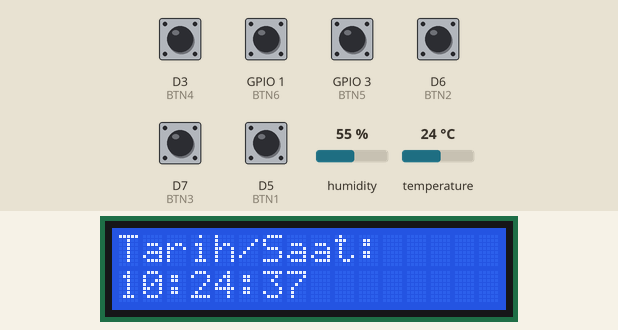
A sketch run on a simulated ESP8266 (NodeMCU). Shown: 16×2 character LCD. Inputs (shaded band) come from the test bench; at power-on: D3 (BTN4), D5 (BTN1), D6 (BTN2), D7 (BTN3), GPIO 1 (BTN6), GPIO 3 (BTN5) HIGH, humidity 55 %, temperature 24 °C. WiFi joins after 1.5 s; servers stay silent unless stated; network time is answered at once with the bench clock; the local clock reads 2024-03-15 10:24:30 at power-on unless the sketch sets it.

Above: at 8.0 s.
8.1 s: D3 (BTN4) pulled LOW for 0.15 s
At 9.1 s:
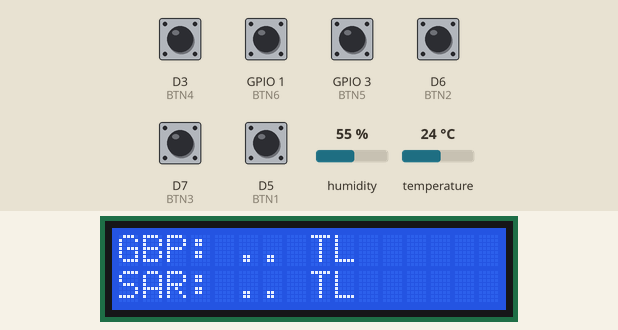
9.7 s: GPIO 1 (BTN6) pulled LOW for 0.15 s
At 10.3 s:
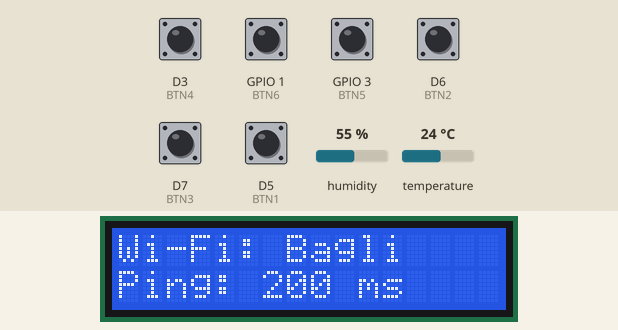
11.4 s: GPIO 3 (BTN5) pulled LOW for 0.15 s
At 12.6 s:
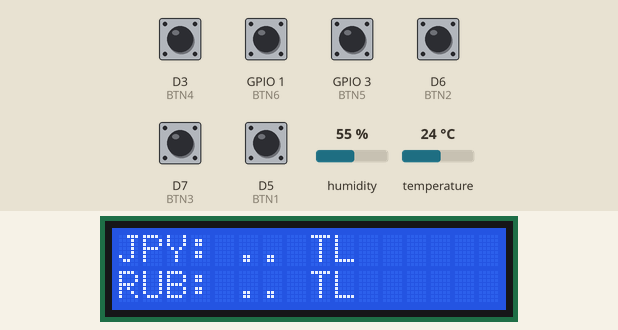
13.0 s: D6 (BTN2) pulled LOW for 0.15 s
At 14.2 s:
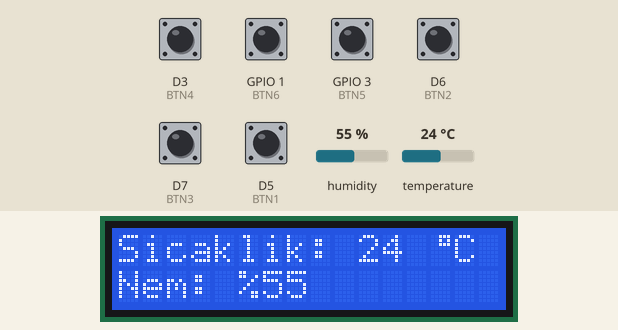
14.6 s: D7 (BTN3) pulled LOW for 0.15 s
At 15.8 s:
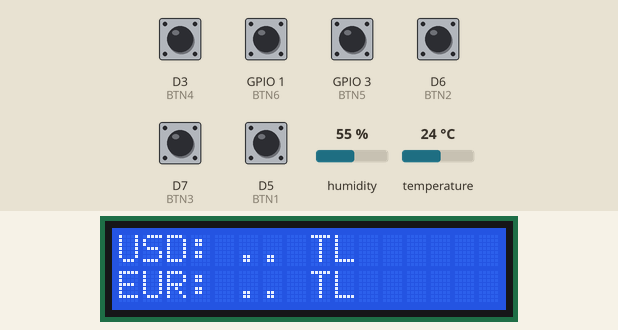
16.2 s: D5 (BTN1) pulled LOW for 0.15 s
At 17.7 s:
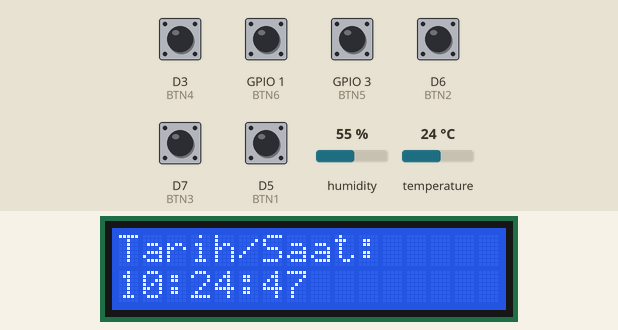
Timing chart, 0 to 19.2 s (numbered marks = the images above; inputs shaded):
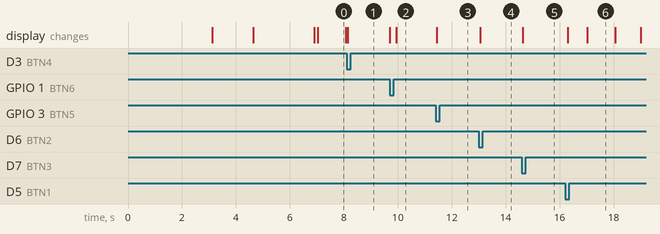

The sketch:

canlidoviz.ino
```cpp
#include <ESP8266WiFi.h>
#include <ESP8266HTTPClient.h>
#include <WiFiClientSecure.h>
#include <Wire.h>
#include <LiquidCrystal_I2C.h>
#include <Adafruit_Sensor.h>
#include <DHT.h>
#include <NTPClient.h>
#include <WiFiUdp.h>
#include <ArduinoJson.h>

const char* ssid     = "fehim";
const char* password = "12345678";

// Pin Tanimlari Sensör
#define DHTPIN D4
#define DHTTYPE DHT11

// BUTON PINLERI (Hepsi GND tetiklemeli)
#define BTN1 D5 // Saat
#define BTN2 D6 // Sicaklik
#define BTN3 D7 // Dolar/Euro
#define BTN4 D3 // Sterlin/Riyal
#define BTN5 3  // RX Pini (GPIO3) -> Yen/Ruble
#define BTN6 1  // TX Pini (GPIO1) -> Ping

// Nesneler
LiquidCrystal_I2C lcd(0x27, 16, 2);
DHT dht(DHTPIN, DHTTYPE);
WiFiUDP ntpUDP;
NTPClient timeClient(ntpUDP, "pool.ntp.org", 10800); // GMT+3

// Degiskenler

int currentMode = 1;
int previousMode = 0;
unsigned long lastUpdate = 0;
const long updateInterval = 120000; // 2 dakikada bir guncelle

// Veri Saklama Degiskenleri
String strDolar = "..";
String strEuro = "..";
String strSterlin = "..";
String strRiyal = "..";
String strYen = "..";   // Japon Yeni
String strRuble = ".."; // Rus Rublesi

float temp = 0.0;
float hum = 0.0;
int lastPing = 0;

byte derece[8] = {0x07,0x05,0x07,0x00,0x00,0x00,0x00,0x00}; //derece sembolü gösterimi

void setup() {

  // Pin Modlari
  pinMode(BTN1, INPUT_PULLUP);
  pinMode(BTN2, INPUT_PULLUP);
  pinMode(BTN3, INPUT_PULLUP);
  pinMode(BTN4, INPUT_PULLUP);

  pinMode(BTN5, FUNCTION_3);
  pinMode(BTN5, INPUT_PULLUP);

  pinMode(BTN6, FUNCTION_3);
  pinMode(BTN6, INPUT_PULLUP);

  dht.begin();
  lcd.init();
  lcd.backlight();
  lcd.createChar(1, derece);

  // Acilis
  lcd.setCursor(0, 0);
  lcd.print("CANLI DOVIZ");
  lcd.setCursor(0, 1);
  lcd.print("Lutfen Bekleyin");
  delay(3000);

  // Wifi Baglantisi
  lcd.clear();
  lcd.setCursor(0, 0);
  lcd.print("Wifi Baglaniyor");

  WiFi.mode(WIFI_STA);
  WiFi.begin(ssid, password);

  int timeout = 0;
  while (WiFi.status() != WL_CONNECTED && timeout < 30) {
    delay(500);
    timeout++;
  }

  lcd.clear();
  if(WiFi.status() == WL_CONNECTED){
      lcd.setCursor(0, 0);
      lcd.print("Sunucuya");
      lcd.setCursor(0, 1);
      lcd.print("Baglandi");

      getDataFromNet();
      timeClient.begin();
      timeClient.update();
  } else {
      lcd.setCursor(0, 0);
      lcd.print("Baglanti Hatasi");
      delay(2000);
  }
  delay(2000);
  lcd.clear();
}

void loop() {
  timeClient.update();
  handleButtons();

  if (millis() - lastUpdate > updateInterval) {
    getDataFromNet();
    lastUpdate = millis();
  }

  if (currentMode != previousMode) {
    lcd.clear();
    previousMode = currentMode;
  }

  refreshScreen();
  delay(50);
}

void handleButtons() {
  // Artik hepsi LOW (GND) tetiklemeli
  if (digitalRead(BTN1) == LOW) { currentMode = 1; }
  else if (digitalRead(BTN2) == LOW) { currentMode = 2; }
  else if (digitalRead(BTN3) == LOW) { currentMode = 3; }
  else if (digitalRead(BTN4) == LOW) { currentMode = 4; }
  else if (digitalRead(BTN5) == LOW) { currentMode = 5; }
  else if (digitalRead(BTN6) == LOW) { currentMode = 6; }
}

void refreshScreen() {
  switch (currentMode) {
    case 1: // SAAT
      lcd.setCursor(0, 0);
      lcd.print("Tarih/Saat:     ");
      lcd.setCursor(0, 1);
      lcd.print(timeClient.getFormattedTime());
      break;

    case 2: // SICAKLIK
      temp = dht.readTemperature();
      hum = dht.readHumidity();
      lcd.setCursor(0, 0);
      if (isnan(temp)) {
        lcd.print("Sensor Hatasi!  ");
      } else {
        lcd.print("Sicaklik: " + String((int)temp) + " ");
        lcd.write(1);
        lcd.print("C  ");
        lcd.setCursor(0, 1);
        lcd.print("Nem: %" + String((int)hum) + "     ");
      }
      break;

    case 3: // DOLAR / EURO
      lcd.setCursor(0, 0);
      lcd.print("USD: " + strDolar + " TL   ");
      lcd.setCursor(0, 1);
      lcd.print("EUR: " + strEuro + " TL   ");
      break;

    case 4: // STERLIN / RIYAL
      lcd.setCursor(0, 0);
      lcd.print("GBP: " + strSterlin + " TL   ");
      lcd.setCursor(0, 1);
      lcd.print("SAR: " + strRiyal + " TL   ");
      break;

    case 5: // JAPON YENI / RUBLE (YENI EKRAN)
      lcd.setCursor(0, 0);
      lcd.print("JPY: " + strYen + " TL   ");
      lcd.setCursor(0, 1);
      lcd.print("RUB: " + strRuble + " TL   ");
      break;

    case 6: // PING
       if (lastPing == 0 || millis() % 2000 < 100) {
         calculatePing();
       }
      lcd.setCursor(0, 0);
      lcd.print(WiFi.status() == WL_CONNECTED ? "Wi-Fi: Bagli    " : "Wi-Fi: Kopuk    ");
      lcd.setCursor(0, 1);
      lcd.print("Ping: " + String(lastPing) + " ms     ");
      break;
  }
}

void calculatePing() {
  if(WiFi.status() == WL_CONNECTED) {
    IPAddress ip(8, 8, 8, 8);
    unsigned long start = millis();
    WiFiClient client;
    if (client.connect(ip, 80)) {
      lastPing = millis() - start;
      client.stop();
    } else {
      lastPing = 999;
    }
  } else {
    lastPing = 0;
  }
}

void getDataFromNet() {
  if (WiFi.status() == WL_CONNECTED) {
    WiFiClientSecure client;
    client.setInsecure();
    HTTPClient http;

    // API'den verileri cek
    if (http.begin(client, "https://api.exchangerate-api.com/v4/latest/TRY")) {
      int httpCode = http.GET();
      if (httpCode > 0) {
        String payload = http.getString();

        DynamicJsonDocument doc(3072); // JSON boyutu artti, hafizayi arttirdik
        DeserializationError error = deserializeJson(doc, payload);

        if (!error) {
          float usdRate = doc["rates"]["USD"];
          float eurRate = doc["rates"]["EUR"];
          float gbpRate = doc["rates"]["GBP"];
          float sarRate = doc["rates"]["SAR"];
          float jpyRate = doc["rates"]["JPY"];
          float rubRate = doc["rates"]["RUB"];

          // Verileri String'e cevir (Sadece ilk 5 karakter)
          strDolar = String(1.0 / usdRate).substring(0, 5);
          strEuro = String(1.0 / eurRate).substring(0, 5);
          strSterlin = String(1.0 / gbpRate).substring(0, 5);
          strRiyal = String(1.0 / sarRate).substring(0, 5);
          strYen = String(1.0 / jpyRate).substring(0, 5);
          strRuble = String(1.0 / rubRate).substring(0, 5);
        }
      }
      http.end();
    }
  }
}
```

Measured:
- after the input at 8.1 s, the display: changes after 0.05 s (image 1)
- after the input at 9.7 s, the display: first changes at once (image 2 shows a later state)
- after the input at 11.4 s, the display: changes after 0.05 s (image 3)
- after the input at 13.0 s, the display: changes after 0.06 s (image 4)
- after the input at 14.6 s, the display: changes at once (image 5)
- after the input at 16.2 s, the display: first changes after 0.09 s (image 6 shows a later state)
- what the display in image 0 shows lasts 1.1 s, from 7.0 s to 8.1 s
